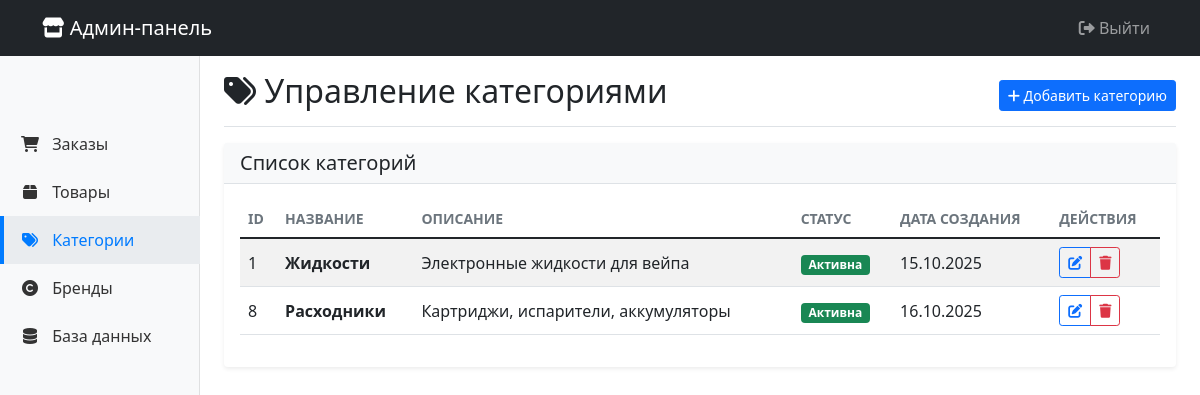
Before: /categories (signed in) with the older database file.
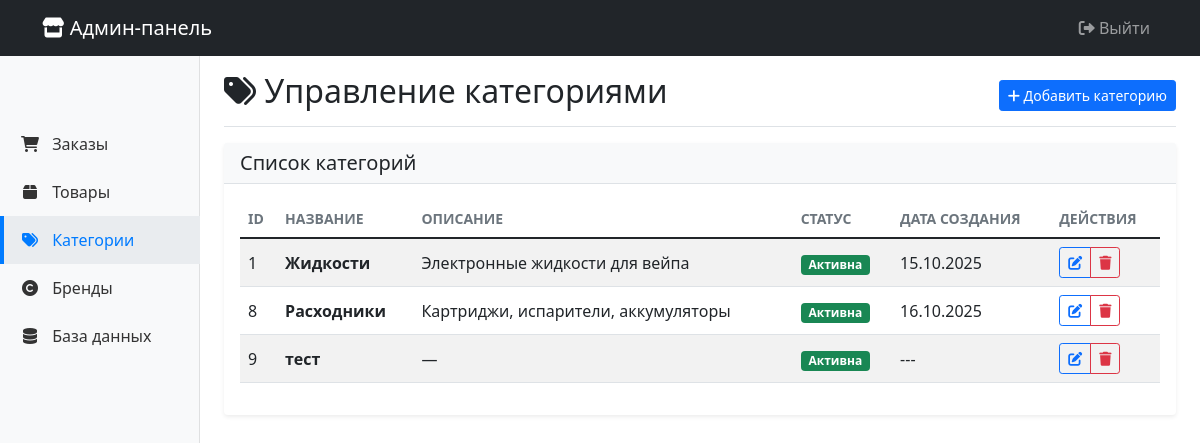
After: the same page with the newer database file.
### database/models.py (models this page shows)
class Category(Base):
    __tablename__ = 'categories'
    id = Column(Integer, primary_key=True)
    name = Column(String(100), nullable=False)
    description = Column(Text)
    is_active = Column(Boolean, default=True)
    created_at = Column(DateTime, default=lambda: datetime.now(pytz.utc))
    products = relationship("Product", back_populates="category")

### admin/app.py (the view)
@app.route('/categories')
@login_required
def categories():
    session = SessionLocal()
    try:
        categories = session.execute(text("SELECT * FROM categories ORDER BY name")).fetchall()
        return render_template('categories.html', categories=categories)
    finally:
        session.close()

### admin/app.py (called while the page is built)
@login_manager.user_loader
def load_user(user_id):
    return AdminUser(user_id)

@app.template_filter('format_date')
def format_date(value, format='%d.%m.%Y'):
    if not value:
        return "---"
    if isinstance(value, str):
        try:
            if 'T' in value:
                value = datetime.fromisoformat(value.replace('Z', '+00:00'))
            else:
                value = datetime.strptime(value, '%Y-%m-%d %H:%M:%S.%f')
        except (ValueError, AttributeError):
            return value[:10]  # Первые 10 символов (YYYY-MM-DD)
    if isinstance(value, datetime):
        return value.strftime(format)
    return str(value)

### admin/templates/categories.html (shortened to what this page needs)
{% extends "base.html" %}
{% block content %}
<div class="d-flex justify-content-between flex-wrap flex-md-nowrap align-items-center pt-3 pb-2 mb-3 border-bottom">
    <h1 class="h2"><i class="fas fa-tags"></i> Управление категориями</h1>
    <div class="btn-toolbar mb-2 mb-md-0">
        <button type="button" class="btn btn-sm btn-primary" data-bs-toggle="modal" data-bs-target="#addCategoryModal">
            <i class="fas fa-plus"></i> Добавить категорию
        </button>
    </div>
</div>
<div class="card">
    <div class="card-header">
        <h5 class="card-title mb-0">Список категорий</h5>
    </div>
    <div class="card-body">
        <div class="table-responsive">
            <table class="table table-striped table-hover">
                <thead>
                    <tr>
                        <th>ID</th>
                        <th>Название</th>
                        <th>Описание</th>
                        <th>Статус</th>
                        <th>Дата создания</th>
                        <th>Действия</th>
                    </tr>
                </thead>
                <tbody>
                    {% for category in categories %}
                    <tr>
                        <td>{{ category.id }}</td>
                        <td><strong>{{ category.name }}</strong></td>
                        <td>{{ category.description or '—' }}</td>
                        <td>
                            <span class="badge {% if category.is_active %}bg-success{% else %}bg-danger{% endif %}">
                                {% if category.is_active %}Активна{% else %}Неактивна{% endif %}
                            </span>
                        </td>
                        <td>{{ category.created_at | format_date }}</td>
                        <td>
                            <div class="btn-group btn-group-sm">
                                <button type="button" class="btn btn-outline-primary"
                                        onclick="editCategory({{ category.id }}, '{{ category.name | escape }}', '{{ category.description | escape }}')">
                                    <i class="fas fa-edit"></i>
                                </button>
                                <button type="button" class="btn btn-outline-danger"
                                        onclick="deleteCategory({{ category.id }}, '{{ category.name | escape }}')">
                                    <i class="fas fa-trash"></i>
                                </button>
                            </div>
                        </td>
                    </tr>
                    {% endfor %}
                </tbody>
            </table>
        </div>
    </div>
</div>
{% endblock %}

Changed rows visible on the page:
added Category: id "9", name "тест", description "—", is_active "Активна", created_at "---"
